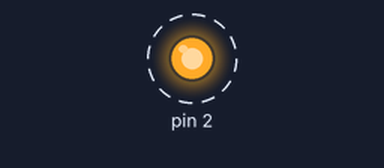
The sketch below on a simulated Arduino Mega 2560, built with avr-gcc and run on an emulated ATmega2560. Shown: output pins drawn as LEDs (lit = HIGH). Dashed ring = blinking. What the sketch prints to the serial monitor is not drawn.

Above: at 0.2 s.
Timing chart, 0 to 3.0 s (numbered marks = the images above):
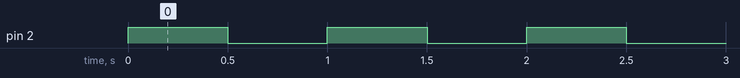

The sketch:

commande_moteur_com_serie_ESP.ino
```cpp
//débrancher le fil blanc pendant la compilation du code
int i =0;
void setup() {
  Serial.begin(9600);
  pinMode(2, OUTPUT);
  Serial1.setTimeout(10);
}

void loop() {

  if (i == 5){
    Serial.print("Allumer MOTOR;");
  }
  if (i == 10){
    Serial.print("Eteindre MOTOR;");
  }
  if(i == 15){
    i =0;
  }
  digitalWrite(2, HIGH);
  delay(500);
  digitalWrite(2, LOW);
  delay(500);

  i++;
}
```

Measured:
- by itself, pin 2: alternates HIGH for 0.50 s and LOW for 0.50 s
